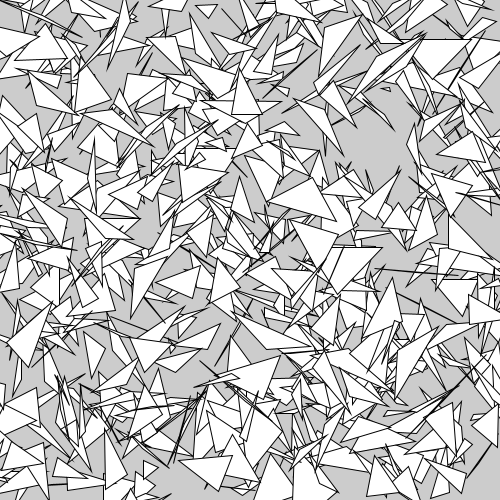
Frame 1 (no input)
Frame 60 (the mouse pressed at the canvas centre just before this capture): identical to frame 1, image omitted
Frame 120 (the mouse held since frame 60 and released just before this capture): identical to frame 1, image omitted

The Processing sketch that drew this single still picture (run headless with seeded random() and noise(); from frame 60 on, the mouse is pressed at the canvas centre):

// Processing sketch: A1CompB
// ── A1CompB.pde
//Triangle parameters
static final int TRIANGLE_COUNT = 500;
static final float MAX_POINT_DISTANCE_X = 50;
static final float MAX_POINT_DISTANCE_Y = 50;

void setup()
{
  size(500, 500);
  fill(255,255,255); //White fill
  drawOnce();
}

void drawOnce()
{
  for(int i = 0; i < TRIANGLE_COUNT; ++i) //Count from 0 to TRIANGLE_COUNT
  {
    //Initial point
    float xpos1 = random(0, width); //random value between 0 and width
    float ypos1 = random(0, height);//Random value between 0 and height
    
    //Second point
    float xpos2 = random(xpos1 - MAX_POINT_DISTANCE_X, xpos1 + MAX_POINT_DISTANCE_X);
    float ypos2 = random(ypos1 - MAX_POINT_DISTANCE_Y, ypos1 + MAX_POINT_DISTANCE_Y);
    
     //Third point
    float xpos3 = random(xpos1 - MAX_POINT_DISTANCE_X, xpos1 + MAX_POINT_DISTANCE_X);
    float ypos3 = random(ypos1 - MAX_POINT_DISTANCE_Y, ypos1 + MAX_POINT_DISTANCE_Y);
    
    //Draw triangle
    triangle(xpos1, ypos1, xpos2, ypos2, xpos3, ypos3);    
  }
}

void draw()
{
  
}
